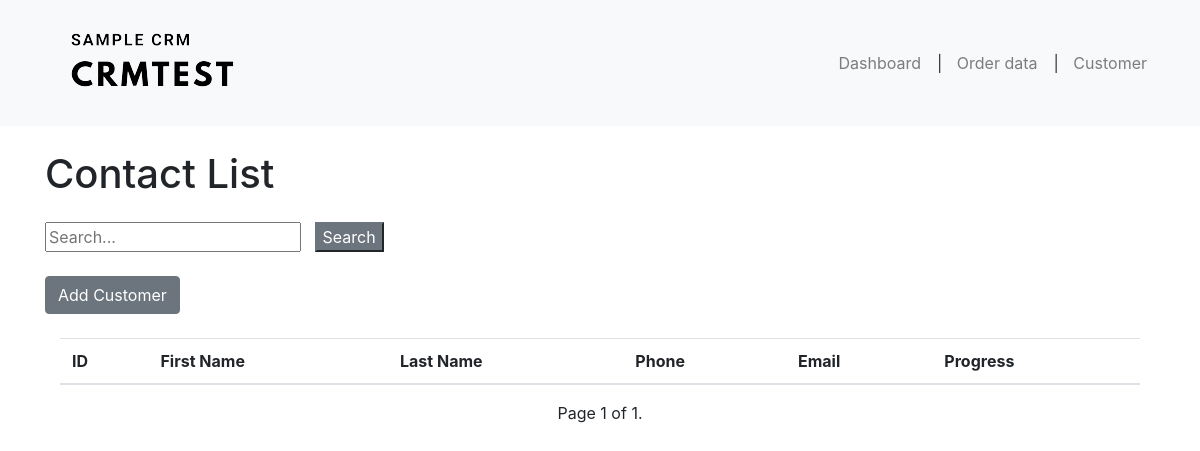
The page /contacts/?page=2 on the database as committed earlier.
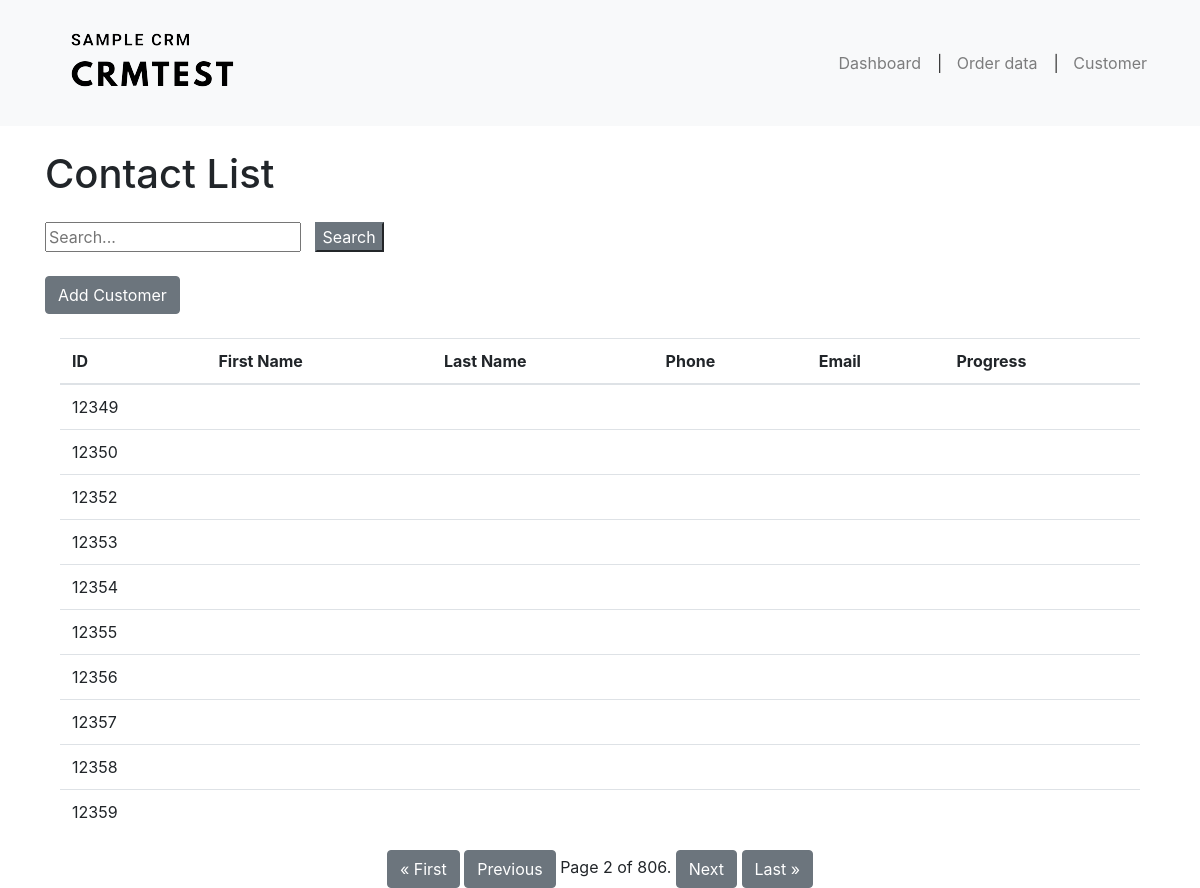
The same page on the database as committed later.
### crmapplication/models.py (models this page shows, shortened)
class Customer(models.Model):
    customer_id = models.AutoField(primary_key=True)
    first_name = models.CharField(max_length = 255,blank=True)
    last_name = models.CharField(max_length = 255, blank=True)
    email = models.EmailField( blank=True)
    phone = models.CharField(max_length=20,blank = True)
    progress = models.CharField(max_length = 255,blank=True)
    address = models.TextField(blank = True)

### crmapplication/views.py (the view)
# urls.py: path('contacts/', views.contact_list, name='contact_list'),
def contact_list(request):
    contacts = Customer.objects.all()
    paginator = Paginator(contacts, 10)  # Show 10 contacts per page
    page = request.GET.get('page')
    contacts = paginator.get_page(page)
    return render(request, 'crm/contact_list.html', {'contacts': contacts})

### crmapplication/templates/crm/contact_list.html (shortened to what this page needs)
{% extends 'base.html' %}
{% load static %}
{% block content %}
<div class="container mt-4">
    <div class="row">
        <h1>Contact List</h1><br/>
    </div>
    <div class="row mt-3">
        <input type="text" id="search-bar" placeholder="Search...">&nbsp&nbsp&nbsp
        <button id="search-button" class="sbtn btn-secondary">Search</button>
    </div>
</div>
<div class="container mt-4">
    <div class="row mt-3">
        <a href="{% url 'customer_detail' %}" class="btn btn-secondary">Add Customer</a>
    </div>
	<br/>
    <table class="table table-hover">
        <thead>
            <tr>
                <th>ID</th>
                <th>First Name</th>
                <th>Last Name</th>
                <th>Phone</th>
                <th>Email</th>
                <th>Progress</th>
            </tr>
        </thead>
        <tbody>
            {% for contact in contacts %}
                <tr class="customer-row" data-customerid="{{ contact.customer_id }}">
                    <td>{{ contact.customer_id }}</td>
                    <td>{{ contact.first_name }}</td>
                    <td>{{ contact.last_name }}</td>
                    <td>{{ contact.phone }}</td>
                    <td>{{ contact.email }}</td>
                    <td>{{ contact.progress }}</td>
                </tr>
            {% endfor %}
        </tbody>
    </table>
    <div class="pagination justify-content-center">
        <span class="step-links">
            {% if contacts.has_previous %}
                <a href="?page=1" class="btn btn-secondary">&laquo; First</a>
                <a href="?page={{ contacts.previous_page_number }}" class="btn btn-secondary">Previous</a>
            {% endif %}
            <span class="current-page">
                Page {{ contacts.number }} of {{ contacts.paginator.num_pages }}.
            </span>
            {% if contacts.has_next %}
                <a href="?page={{ contacts.next_page_number }}" class="btn btn-secondary">Next</a>
                <a href="?page={{ contacts.paginator.num_pages }}" class="btn btn-secondary">Last &raquo;</a>
            {% endif %}
        </span>
    </div>
</div>
{% endblock %}

Rows that differ between the two databases and show on the page:
added Customer: customer_id "12349"
added Customer: customer_id "12350"
added Customer: customer_id "12352"
added Customer: customer_id "12353"
added Customer: customer_id "12354"
added Customer: customer_id "12355"
added Customer: customer_id "12356"
added Customer: customer_id "12357"
added Customer: customer_id "12358"
added Customer: customer_id "12359"
Other text that changed with them:
{{ contacts.number }}: "1" → "2"
{{ contacts.paginator.num_pages }}: "1" → "806"
text now shown: "« First Previous Next Last »"
